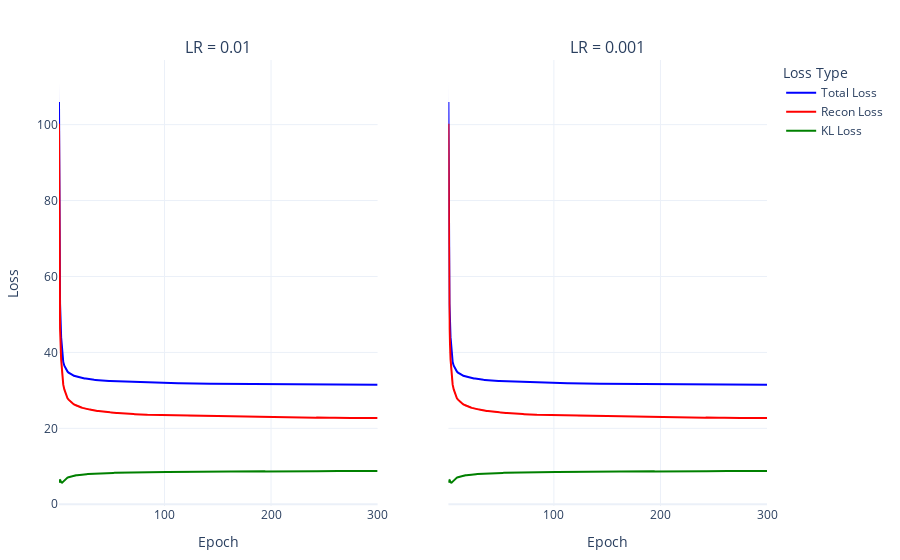

The cell this chart's notebook holds for it:
### Code cell
import pandas as pd
import plotly.graph_objects as go
from plotly.subplots import make_subplots

# Assume losses_df and losses_df2 have columns: ['Epoch', 'Seed', 'Total Loss', 'Recon Loss', 'KL Loss']

# Compute mean and std per Epoch across seeds
agg1 = losses_01.groupby('Epoch').agg(['mean', 'std']).reset_index()
agg2 = losses_001.groupby('Epoch').agg(['mean', 'std']).reset_index()

# Create subplots
fig = make_subplots(rows=1, cols=2, shared_yaxes=True,
                    subplot_titles=("LR = 0.01", "LR = 0.001"))

# Colors for consistency
colors = {'Total Loss': 'blue', 'Recon Loss': 'red', 'KL Loss': 'green'}

# Plot mean + std as shaded area for losses_df (left)
for loss in ['Total Loss', 'Recon Loss', 'KL Loss']:
    mean = agg1[(loss, 'mean')]
    std = agg1[(loss, 'std')]
    epochs = agg1['Epoch']

    # Shaded std area
    fig.add_trace(go.Scatter(
        x=epochs.tolist() + epochs[::-1].tolist(),
        y=(mean + std).tolist() + (mean - std)[::-1].tolist(),
        fill='toself',
        fillcolor=colors[loss],
        line=dict(color='rgba(255,255,255,0)'),
        showlegend=False,
        opacity=0.5
    ), row=1, col=1)

    # Mean line
    fig.add_trace(go.Scatter(
        x=epochs,
        y=mean,
        mode='lines',
        name=loss,
        line=dict(color=colors[loss])
    ), row=1, col=1)

# Plot mean + std as shaded area for losses_df2 (right)
for loss in ['Total Loss', 'Recon Loss', 'KL Loss']:

    mean = agg2[(loss, 'mean')]
    std = agg2[(loss, 'std')]
    epochs = agg2['Epoch']

    fig.add_trace(go.Scatter(
        x=epochs.tolist() + epochs[::-1].tolist(),
        y=(mean + std).tolist() + (mean - std)[::-1].tolist(),
        fill='toself',
        fillcolor=colors[loss],
        line=dict(color='rgba(255,255,255,0)'),
        showlegend=False,
        opacity=0.5
    ), row=1, col=2)

    fig.add_trace(go.Scatter(
        x=epochs,
        y=mean,
        mode='lines',
        line=dict(color=colors[loss]),
        showlegend=False
    ), row=1, col=2)

# Layout and formatting
fig.update_layout(
    template='plotly_white',
    legend_title='Loss Type',
    margin=dict(l=40, r=40, t=60, b=40),
    legend=dict(title_font=dict(size=14), font=dict(size=12))
)

fig.update_xaxes(title_text='Epoch', title_font=dict(size=14), row=1, col=1)
fig.update_xaxes(title_text='Epoch', title_font=dict(size=14), row=1, col=2)
fig.update_yaxes(title_text='Loss', title_font=dict(size=14), row=1, col=1)

fig.update_traces(marker=dict(size=5),
                  line=dict(width=2),
                  hovertemplate='Epoch: %{x}<br>Loss: %{y:.2f}<extra></extra>')

fig.show()

### Figure 1 — Plotly figure (JSON) as saved in the notebook; plotly's stock layout.template omitted (floating-point values rounded to 4 significant figures; data arrays with more than 128 entries replaced by an {"elided": "..."} marker saying what was removed)
{"data": [{"fill": "toself", "fillcolor": "blue", "hovertemplate": "Epoch: %{x}<br>Loss: %{y:.2f}<extra></extra>", "line": {"color": "rgba(255,255,255,0)", "width": 2}, "marker": {"size": 5}, "opacity": 0.5, "showlegend": false, "type": "scatter", "x": {"elided": "600 int values"}, "xaxis": "x", "y": {"elided": "600 float values"}, "yaxis": "y"}, {"hovertemplate": "Epoch: %{x}<br>Loss: %{y:.2f}<extra></extra>", "line": {"color": "blue", "width": 2}, "marker": {"size": 5}, "mode": "lines", "name": "Total Loss", "type": "scatter", "x": {"elided": "300 int values"}, "xaxis": "x", "y": {"elided": "300 float values"}, "yaxis": "y"}, {"fill": "toself", "fillcolor": "red", "hovertemplate": "Epoch: %{x}<br>Loss: %{y:.2f}<extra></extra>", "line": {"color": "rgba(255,255,255,0)", "width": 2}, "marker": {"size": 5}, "opacity": 0.5, "showlegend": false, "type": "scatter", "x": {"elided": "600 int values"}, "xaxis": "x", "y": {"elided": "600 float values"}, "yaxis": "y"}, {"hovertemplate": "Epoch: %{x}<br>Loss: %{y:.2f}<extra></extra>", "line": {"color": "red", "width": 2}, "marker": {"size": 5}, "mode": "lines", "name": "Recon Loss", "type": "scatter", "x": {"elided": "300 int values"}, "xaxis": "x", "y": {"elided": "300 float values"}, "yaxis": "y"}, {"fill": "toself", "fillcolor": "green", "hovertemplate": "Epoch: %{x}<br>Loss: %{y:.2f}<extra></extra>", "line": {"color": "rgba(255,255,255,0)", "width": 2}, "marker": {"size": 5}, "opacity": 0.5, "showlegend": false, "type": "scatter", "x": {"elided": "600 int values"}, "xaxis": "x", "y": {"elided": "600 float values"}, "yaxis": "y"}, {"hovertemplate": "Epoch: %{x}<br>Loss: %{y:.2f}<extra></extra>", "line": {"color": "green", "width": 2}, "marker": {"size": 5}, "mode": "lines", "name": "KL Loss", "type": "scatter", "x": {"elided": "300 int values"}, "xaxis": "x", "y": {"elided": "300 float values"}, "yaxis": "y"}, {"fill": "toself", "fillcolor": "blue", "hovertemplate": "Epoch: %{x}<br>Loss: %{y:.2f}<extra></extra>", "line": {"color": "rgba(255,255,255,0)", "width": 2}, "marker": {"size": 5}, "opacity": 0.5, "showlegend": false, "type": "scatter", "x": {"elided": "600 int values"}, "xaxis": "x2", "y": {"elided": "600 float values"}, "yaxis": "y2"}, {"hovertemplate": "Epoch: %{x}<br>Loss: %{y:.2f}<extra></extra>", "line": {"color": "blue", "width": 2}, "marker": {"size": 5}, "mode": "lines", "showlegend": false, "type": "scatter", "x": {"elided": "300 int values"}, "xaxis": "x2", "y": {"elided": "300 float values"}, "yaxis": "y2"}, {"fill": "toself", "fillcolor": "red", "hovertemplate": "Epoch: %{x}<br>Loss: %{y:.2f}<extra></extra>", "line": {"color": "rgba(255,255,255,0)", "width": 2}, "marker": {"size": 5}, "opacity": 0.5, "showlegend": false, "type": "scatter", "x": {"elided": "600 int values"}, "xaxis": "x2", "y": {"elided": "600 float values"}, "yaxis": "y2"}, {"hovertemplate": "Epoch: %{x}<br>Loss: %{y:.2f}<extra></extra>", "line": {"color": "red", "width": 2}, "marker": {"size": 5}, "mode": "lines", "showlegend": false, "type": "scatter", "x": {"elided": "300 int values"}, "xaxis": "x2", "y": {"elided": "300 float values"}, "yaxis": "y2"}, {"fill": "toself", "fillcolor": "green", "hovertemplate": "Epoch: %{x}<br>Loss: %{y:.2f}<extra></extra>", "line": {"color": "rgba(255,255,255,0)", "width": 2}, "marker": {"size": 5}, "opacity": 0.5, "showlegend": false, "type": "scatter", "x": {"elided": "600 int values"}, "xaxis": "x2", "y": {"elided": "600 float values"}, "yaxis": "y2"}, {"hovertemplate": "Epoch: %{x}<br>Loss: %{y:.2f}<extra></extra>", "line": {"color": "green", "width": 2}, "marker": {"size": 5}, "mode": "lines", "showlegend": false, "type": "scatter", "x": {"elided": "300 int values"}, "xaxis": "x2", "y": {"elided": "300 float values"}, "yaxis": "y2"}], "layout": {"annotations": [{"font": {"size": 16}, "showarrow": false, "text": "LR = 0.01", "x": 0.225, "xanchor": "center", "xref": "paper", "y": 1, "yanchor": "bottom", "yref": "paper"}, {"font": {"size": 16}, "showarrow": false, "text": "LR = 0.001", "x": 0.775, "xanchor": "center", "xref": "paper", "y": 1, "yanchor": "bottom", "yref": "paper"}], "legend": {"font": {"size": 12}, "title": {"font": {"size": 14}, "text": "Loss Type"}}, "margin": {"b": 40, "l": 40, "r": 40, "t": 60}, "xaxis": {"anchor": "y", "domain": [0, 0.45], "title": {"font": {"size": 14}, "text": "Epoch"}}, "xaxis2": {"anchor": "y2", "domain": [0.55, 1], "title": {"font": {"size": 14}, "text": "Epoch"}}, "yaxis": {"anchor": "x", "domain": [0, 1], "title": {"font": {"size": 14}, "text": "Loss"}}, "yaxis2": {"anchor": "x2", "domain": [0, 1], "matches": "y", "showticklabels": false}}}
